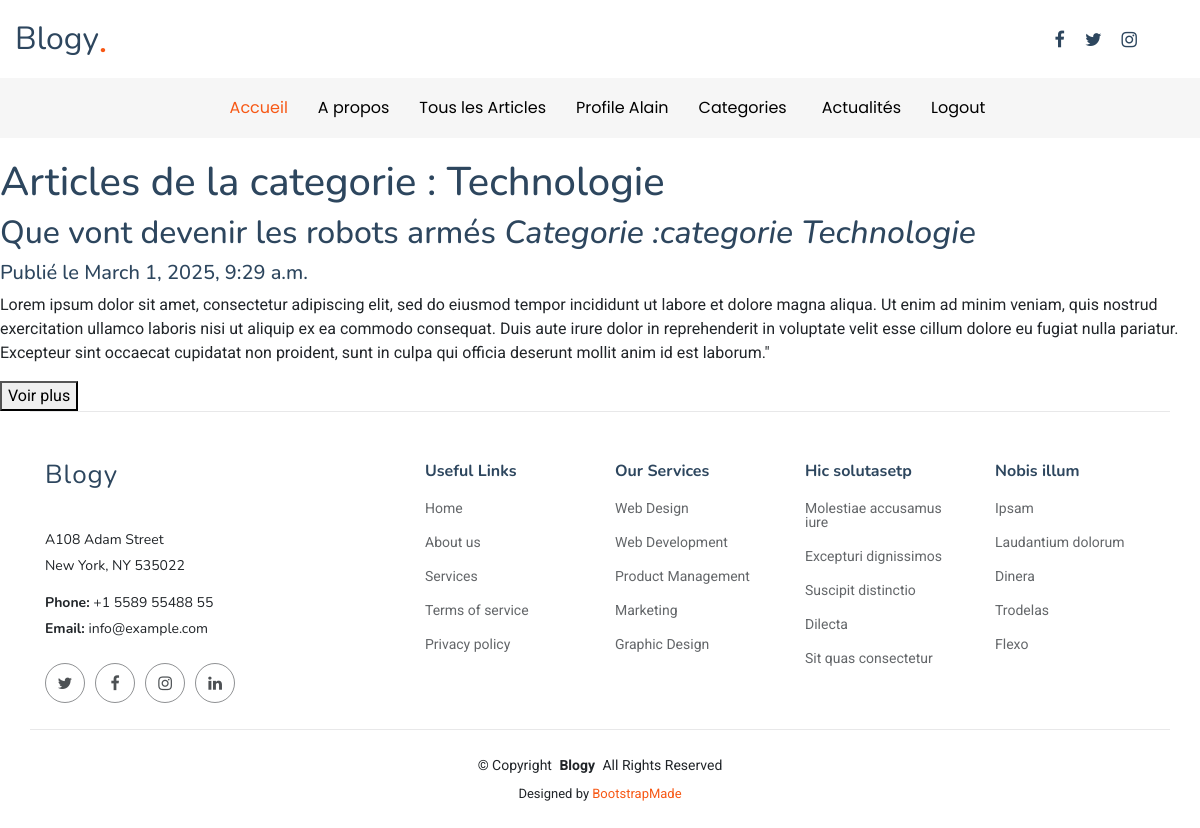
The page /category/Technologie (signed in) on the database its author committed.
### articles/models.py (models this page shows, shortened)
class Categorie(models.Model):
    nom = models.CharField(max_length=100)
    def __str__(self):
        return "categorie " + self.nom

class Article(models.Model):
    titre = models.CharField(max_length=255)
    contenu = models.TextField(null=True)
    date_publication = models.DateTimeField(auto_now_add=True)
    categorie = models.ForeignKey('Categorie',related_name='articles', on_delete=models.CASCADE)
    auteur = models.ForeignKey(User, on_delete = models.CASCADE)
    likes = models.ManyToManyField(User, related_name = 'liked_articles', blank=True)
    favoris = models.ManyToManyField(User, related_name = 'favorite_articles', blank=True)
    image = models.ImageField(upload_to='articles_images/', blank=True, null=True )

### articles/views.py (the view)
# urls.py: path('category/<str:nom>', category, name="category"),
def category(request, nom):
    categorie =  Categorie.objects.get(nom=nom)
    articles_categorie = categorie.articles.all()
    return render(request, 'category.html', {'categorie': categorie,
                                            'articles': articles_categorie})

### articles/context_processors.py (called while the page is built)
def categories(request):
    all_categories = Categorie.objects.all()
    return {'categories': all_categories}

### articles/templates/category.html (shortened to what this page needs)
{% extends 'base.html' %}
{% block content %}
    <h1>Articles de la categorie : {{ categorie.nom }} </h1>
    {% for post in articles %}
        <h2>{{ post.titre }} <i> Categorie :{{ post.categorie }}</i></h2>
        <h5>Publié le {{ post.date_publication}}</h5>
        <p>{{ post.contenu }}</p>
        <a href="{% url 'post_detail' 'article' post.id  %}"><button>Voir plus</button></a>
        <br>
    {% endfor %}
{% endblock%}

### articles/templates/navbar.html (shortened to what this page needs)
<header id="header" class="header position-relative">
    <div class="container-fluid container-xl position-relative">
      <div class="top-row d-flex align-items-center justify-content-between">
        <a href="{% url 'home' %}" class="logo d-flex align-items-end">
          <h1 class="sitename">Blogy</h1><span>.</span>
        </a>
        <div class="d-flex align-items-center">
          <div class="social-links">
            <a href="#" class="facebook"><i class="fa fa-facebook"></i></a>
            <a href="#" class="twitter"><i class="fa fa-twitter"></i></a>
            <a href="#" class="instagram"><i class="fa fa-instagram"></i></a>
          </div>
        </div>
      </div>
    </div>
    <div class="nav-wrap">
      <div class="container d-flex justify-content-center position-relative">
        <nav id="navmenu" class="navmenu">
          <ul>
            <li><a href="{% url 'home' %}" class="active">Accueil</a></li>
            <li><a href="{% url 'about' %}">A propos</a></li>
            {% if user.is_authenticated %}
            <li><a href="{% url 'posts' %}">Tous les Articles</a></li>
            <li><a href="">Profile {{user.username}}</a></li>
            <li class="dropdown"><a href="#"><span>Categories</span> </a>
            </li>
            <li><a href="{%url 'news' %}">Actualités</a></li>
            <li><a href="{%url 'logout' %}">Logout</a></li>
            {% else %}
            <li><a href="{%url 'login' %}">Login</a></li>
            <li><a href="{%url 'register' %}">Register</a></li>
            {% endif %}
          </ul>
        </nav>
      </div>
    </div>
  </header>

### articles/templates/base.html (style rules this page uses)
:root { --default-font: "Roboto", system-ui, -apple-system, "Segoe UI", Roboto, "Helvetica Neue", Arial, "Noto Sans", "Liberation Sans", sans-serif, "Apple Color Emoji", "Segoe UI Emoji", "Segoe UI Symbol", "Noto Color Emoji"; --heading-font: "Nunito", sans-serif; --nav-font: "Poppins", sans-serif; }
:root { --background-color: #ffffff; --default-color: #212529; --heading-color: #2d465e; --accent-color: #f75815; --surface-color: #ffffff; --contrast-color: #ffffff; }
:root { --nav-color: #000000; --nav-hover-color: #f75815; --nav-mobile-background-color: #ffffff; --nav-dropdown-background-color: #ffffff; --nav-dropdown-color: #212529; --nav-dropdown-hover-color: #f75815; }
:root { scroll-behavior: smooth; }
body { color: var(--default-color); background-color: var(--background-color); font-family: var(--default-font); }
a { color: var(--accent-color); text-decoration: none; transition: 0.3s; }
h1, h2, h3, h4, h5, h6 { color: var(--heading-color); font-family: var(--heading-font); }
.header { transition: all 0.5s; z-index: 997; padding: 20px 0; }
.header .top-row { padding-bottom: 10px; }
.header .top-row .logo { text-decoration: none; }
.header .top-row .logo .sitename { font-size: 32px; font-weight: 400; color: var(--heading-color); font-family: var(--heading-font); margin: 0; }
.header .top-row .logo span { color: var(--accent-color); font-size: 28px; font-weight: 700; line-height: 1.1; }
.header .social-links a { color: var(--heading-color); padding: 0 8px; display: inline-block; font-size: 18px; transition: 0.3s; }
@media (max-width: 1200px) { .header .social-links { padding-right: 40px; } }
.header .nav-wrap { background-color: color-mix(in srgb, var(--default-color), transparent 96%); margin-top: 10px; display: flex; justify-content: center; }
@media (min-width: 1200px) { .navmenu { padding: 0; } }
@media (min-width: 1200px) { .navmenu ul { margin: 0; padding: 0; display: flex; list-style: none; align-items: center; } }
@media (min-width: 1200px) { .navmenu li { position: relative; } }
@media (min-width: 1200px) { .navmenu a, .navmenu a:focus { color: var(--nav-color); padding: 18px 15px; font-size: 16px; font-family: var(--nav-font); font-weight: 400; display: flex; align-items: center; justify-content: space-between; white-space: nowrap; transition: 0.3s; } }
@media (min-width: 1200px) { .navmenu li:last-child a { padding-right: 0; } }
@media (min-width: 1200px) { .navmenu li:hover>a, .navmenu .active, .navmenu .active:focus { color: var(--nav-hover-color); } }

### rows shown on the page
Categorie: nom "Technologie"
Article: titre "Que vont devenir les robots armés", categorie "categorie Technologie", date_publication "March 1, 2025, 9:29 a.m.", contenu "Lorem ipsum dolor sit amet, consectetur adipiscing elit, sed do eiusmod tempor incididunt ut labore et dolore magna aliqua. Ut enim ad minim veniam, quis nostrud exercitation ullamco laboris nisi ut aliquip ex ea commodo consequat. Duis aute irure dolor in reprehenderit in voluptate velit esse cillum dolore eu fugiat nulla pariatur. Excepteur sint occaecat cupidatat non proident, sunt in culpa qui officia deserunt mollit anim id est laborum.\""

### other values the page prints
{{ user.username }} "Alain"
